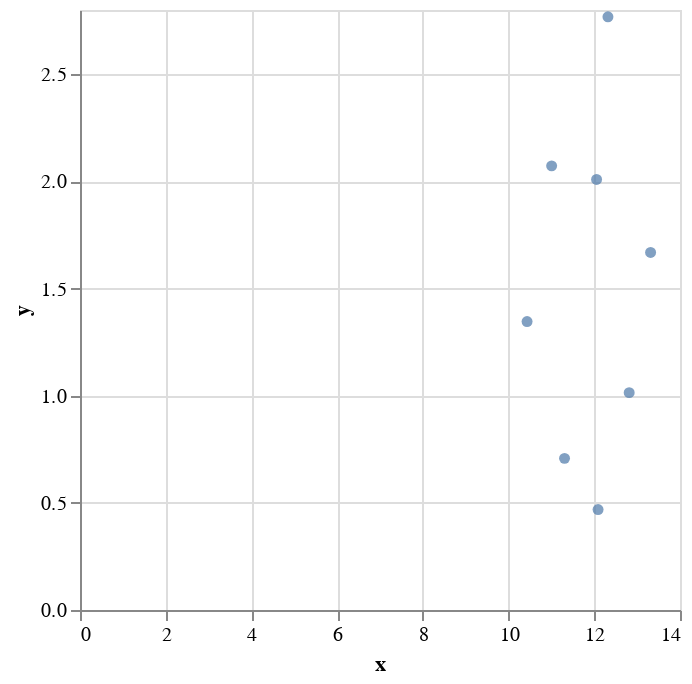

This figure's notebook cell:
### Markdown cell above
## Usando `UMAP`

### Code cell
import umap 
import altair as alt

import warnings
warnings.filterwarnings('ignore')

def umap_plot(sentences, emb):
    reducer = umap.UMAP()
    embedding = reducer.fit_transform(emb)
    
    df = pd.DataFrame({'x': embedding[:, 0], 'y': embedding[:, 1], 'sentence': sentences['text']})
    
    chart = alt.Chart(df).mark_circle().encode(
        x='x',
        y='y',
        tooltip=['x', 'y', 'sentence']
    ).interactive()
    
    return chart




chart = umap_plot(sentences, emb)
chart.show()

### Figure 1 — Vega-Lite specification as saved in the notebook (floating-point values rounded to 4 significant figures)
{"config": {"view": {"continuousWidth": 300, "continuousHeight": 300}}, "data": {"name": "data-dab0034c0e38d6cdcb3607d557555164"}, "mark": {"type": "circle"}, "encoding": {"tooltip": [{"field": "x", "type": "quantitative"}, {"field": "y", "type": "quantitative"}, {"field": "sentence", "type": "nominal"}], "x": {"field": "x", "type": "quantitative"}, "y": {"field": "y", "type": "quantitative"}}, "params": [{"name": "param_1", "select": {"type": "interval", "encodings": ["x", "y"]}, "bind": "scales"}], "$schema": "https://vega.github.io/schema/vega-lite/v5.20.1.json", "datasets": {"data-dab0034c0e38d6cdcb3607d557555164": [{"x": 12.09, "y": 0.4686, "sentence": "Where is the world cup?"}, {"x": 11.31, "y": 0.7077, "sentence": "The world cup is in Qatar"}, {"x": 12.81, "y": 1.014, "sentence": "What color is the sky?"}, {"x": 13.31, "y": 1.668, "sentence": "The sky is blue"}, {"x": 11.01, "y": 2.073, "sentence": "Where does the bear live?"}, {"x": 10.43, "y": 1.346, "sentence": "The bear lives in the the woods"}, {"x": 12.05, "y": 2.009, "sentence": "What is an apple?"}, {"x": 12.32, "y": 2.768, "sentence": "An apple is a fruit"}]}}
